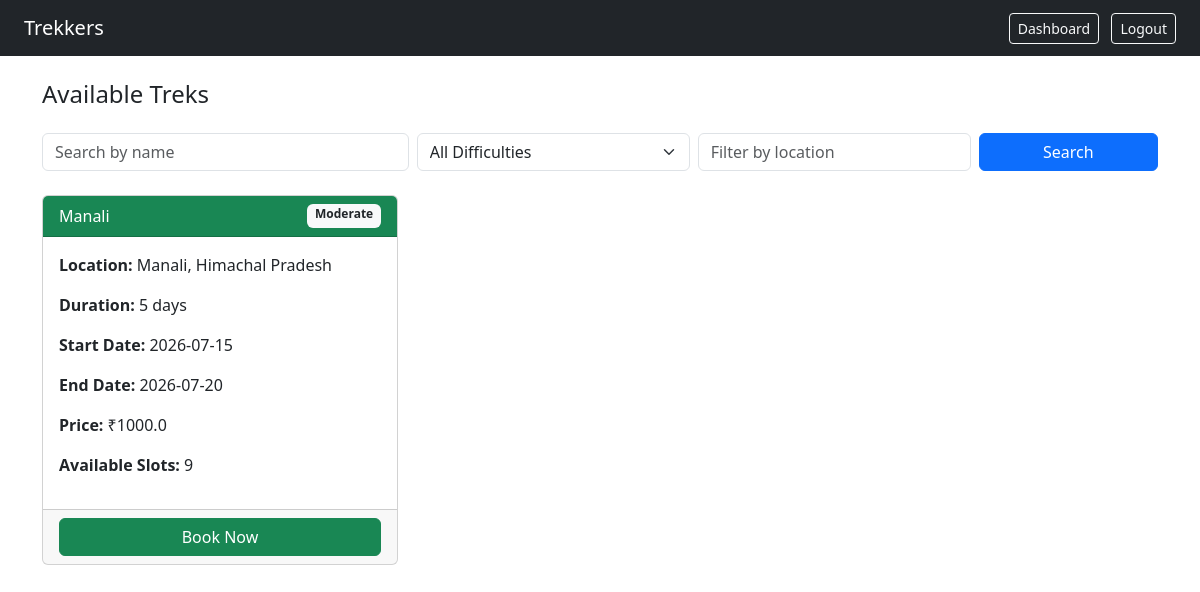
The app's page /user/treks (signed in) with its own data.
### models.py (models this page shows)
class Trek(db.Model):
    id = db.Column(db.Integer, primary_key=True)
    name = db.Column(db.String(50), nullable=False)
    location = db.Column(db.String(100), nullable=False)
    difficulty = db.Column(db.String(50), nullable=False)
    duration = db.Column(db.String(50), nullable=False)
    total_slots = db.Column(db.Integer, nullable=False)
    available_slots = db.Column(db.Integer, nullable=False)
    assigned_staffid = db.Column(db.Integer, db.ForeignKey('user.id'), nullable=True)
    start_date = db.Column(db.Date, nullable=False)
    end_date = db.Column(db.Date, nullable=False)
    status = db.Column(db.String(50), nullable=False)
    price = db.Column(db.Float, nullable=False)
    bookings = db.relationship('Booking', backref='trek', lazy=True)

### routes.py (the view)
@app.route('/user/treks')
@login_required
def user_treks():
    if current_user.role != 'trekker':
        flash('Access Denied')
        return redirect(url_for('login'))
    difficulty = request.args.get('difficulty','')
    location = request.args.get('location', '')
    search = request.args.get('search', '')
    query = Trek.query.filter_by(status='Open')
    if difficulty:
        query = query.filter_by(difficulty=difficulty)
    if location:
        query = query.filter(Trek.location.ilike(f'%{location}%'))
    if search:
        query = query.filter(Trek.name.ilike(f'%{search}%'))
    treks = query.all()
    return render_template('user_treks.html',
        treks=treks,
        difficulty=difficulty,
        location=location,
        search=search
    )

### routes.py (called while the page is built)
@login_manager.user_loader
def load_user(user_id):
    return User.query.get(int(user_id))

### templates/user_treks.html (shortened to what this page needs)
<!DOCTYPE html>
<html>
<head>
    <link rel="stylesheet" href="https://cdn.jsdelivr.net/npm/bootstrap@5.3.0/dist/css/bootstrap.min.css">
</head>
<body>
<nav class="navbar navbar-dark bg-dark px-4">
    <span class="navbar-brand">Trekkers</span>
    <div>
        <a href="/user/dashboard" class="btn btn-outline-light btn-sm me-2">Dashboard</a>
        <a href="/logout" class="btn btn-outline-light btn-sm">Logout</a>
    </div>
</nav>
<div class="container mt-4">
    <h4>Available Treks</h4>
    <form method="GET" class="row g-2 mt-3 mb-4">
        <div class="col-md-4">
            <input type="text" name="search" class="form-control"
                placeholder="Search by name" value="{{ search }}">
        </div>
        <div class="col-md-3">
            <select name="difficulty" class="form-select">
                <option value="">All Difficulties</option>
            </select>
        </div>
        <div class="col-md-3">
            <input type="text" name="location" class="form-control"
                placeholder="Filter by location" value="{{ location }}">
        </div>
        <div class="col-md-2">
            <button type="submit" class="btn btn-primary w-100">Search</button>
        </div>
    </form>
    {% if treks %}
    <div class="row">
        {% for trek in treks %}
        <div class="col-md-4 mb-4">
            <div class="card h-100">
                <div class="card-header bg-success text-white d-flex justify-content-between">
                    <span>{{ trek.name }}</span>
                    <span class="badge bg-light text-dark">{{ trek.difficulty }}</span>
                </div>
                <div class="card-body">
                    <p><strong>Location:</strong> {{ trek.location }}</p>
                    <p><strong>Duration:</strong> {{ trek.duration }} days</p>
                    <p><strong>Start Date:</strong> {{ trek.start_date }}</p>
                    <p><strong>End Date:</strong> {{ trek.end_date }}</p>
                    <p><strong>Price:</strong> ₹{{ trek.price }}</p>
                    <p><strong>Available Slots:</strong> {{ trek.available_slots }}</p>
                </div>
                <div class="card-footer">
                    <a href="/user/trek/{{ trek.id }}/book" class="btn btn-success w-100">Book Now</a>
                </div>
            </div>
        </div>
        {% endfor %}
    </div>
    {% else %}
        <p class="text-muted">No open treks found matching your search.</p>
    {% endif %}
</div>
</body>
</html>

### records on screen
Trek: name "Manali", difficulty "Moderate", location "Manali, Himachal Pradesh", duration "5", start_date "2026-07-15", end_date "2026-07-20", price "1000.0", available_slots "9"
